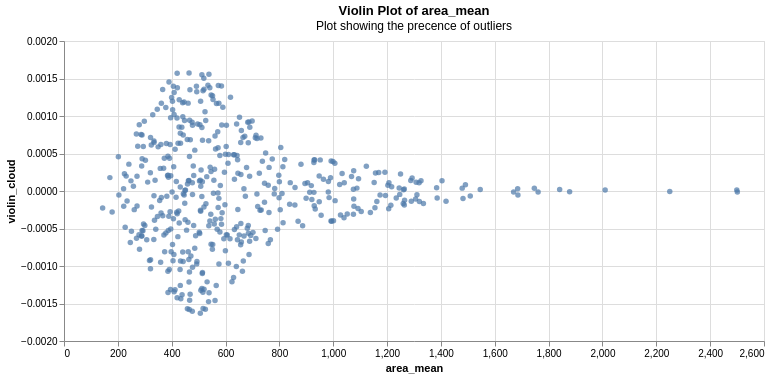

Write notebook code for a chart like this one.
### Markdown cell above
Al realizar la prueba de normalidad Jarque-Bera podemos corroborar que los datos del conjunto de entrenamiento no tienen una distribución normal. Por lo cual se debe realizar una transformacíon en este para obtener un mejor modelo.

Para algunas variables se realiza un grafico de violin para constatar la presencia de outliers.

### Code cell
# Source - https://stackoverflow.com/a/71902446
# Posted by joelostblom
# Retrieved 2026-04-09, License - CC BY-SA 4.0

#import altair as alt
#import numpy as np
#import pandas as pd
#from scipy import stats

# NAs are not supported in SciPy's density calculation
y = 'area_mean'

# Compute the density function of the data
dens = stats.gaussian_kde(X_train[y])
# Compute the density value for each data point
pdf = dens(X_train[y].sort_values())

# Randomly jitter points within 0 and the upper bond of the probability density function
density_cloud = np.empty(pdf.shape[0])
for i in range(pdf.shape[0]):
    density_cloud[i] = np.random.uniform(0, pdf[i])
# To create a symmetric density/violin, we make every second point negative
# Distributing every other point like this is also more likely to preserve the shape of the violin
violin_cloud = density_cloud.copy()
violin_cloud[::2] = violin_cloud[::2] * -1

# Append the density cloud to the original data in the correctly sorted order
df_with_density = pd.concat([
    df,
    pd.DataFrame({
        'density_cloud': density_cloud,
        'violin_cloud': violin_cloud
        },
        index=X_train['area_mean'].sort_values().index)],
    axis=1
)

# Visualize using the new Offset channel
alt.Chart(df_with_density).mark_circle().encode(
    x='area_mean',
    y='violin_cloud'
).properties(
    width=700,
    height=300,
    title={
        "text": "Violin Plot of area_mean",
        "subtitle": "Plot showing the precence of outliers"
    }
)

### Figure 1 — Vega-Lite specification as saved in the notebook (floating-point values rounded to 4 significant figures; data arrays with more than 128 entries replaced by an {"elided": "..."} marker saying what was removed)
{"config": {"view": {"continuousWidth": 300, "continuousHeight": 300}}, "data": {"name": "data-355797ca99940a080b4fdcf1cadb0115"}, "mark": {"type": "circle"}, "encoding": {"x": {"field": "area_mean", "type": "quantitative"}, "y": {"field": "violin_cloud", "type": "quantitative"}}, "height": 300, "title": {"text": "Violin Plot of area_mean", "subtitle": "Plot showing the precence of outliers"}, "width": 700, "$schema": "https://vega.github.io/schema/vega-lite/v5.20.1.json", "datasets": {"data-355797ca99940a080b4fdcf1cadb0115": {"elided": "569 records"}}}
